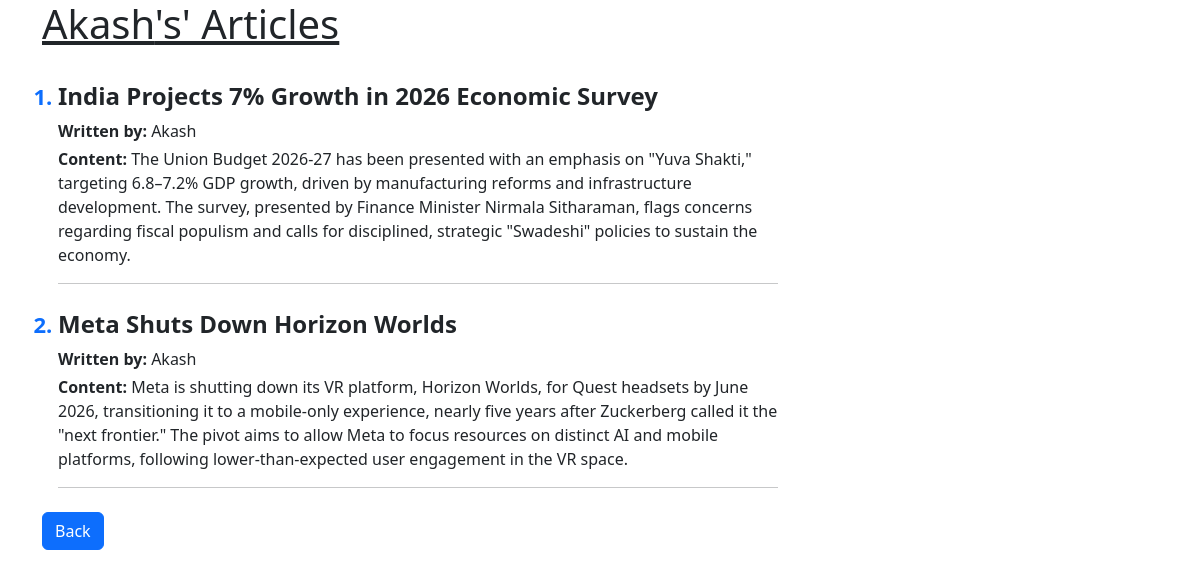
The app's page /article_by/Akash with its own data.
### main.py (models this page shows)
class Article(db.Model):
    __tablename__ = "articles"
    article_id = db.Column(db.Integer, autoincrement=True, primary_key=True)
    title = db.Column(db.String)
    content = db.Column(db.String)
    authors = db.relationship("Author", secondary="article_authors")

class Author(db.Model):
    __tablename__ = "authors"
    author_id = db.Column(db.Integer, autoincrement=True, primary_key=True)
    name = db.Column(db.String, unique=True)
    email = db.Column(db.String, unique=True)

### main.py (the view)
@app.route("/article_by/<user_name>")
def article_by(user_name):
    articles = Article.query.filter(Article.authors.any(name = user_name))
    return render_template("article_by.html", articles = articles, author = user_name)

### templates/article_by.html (shortened to what this page needs)
<!doctype html>
<html lang="en">
    <head>
        <link href="https://cdn.jsdelivr.net/npm/bootstrap@5.3.8/dist/css/bootstrap.min.css" rel="stylesheet">
    </head>
    <body>
        <div class="container">
            <div class="" >
                <h1 class="header-4" style="text-decoration: underline;"> {{author}}'s' Articles   </h1><br>
            </div>
            <div class="row">
                <div class="col-md-8">
                <ol class="ps-3">
                    {% for i in articles %}
                        <li class="mb-4">
                            <h4 class="fw-bold">{{ i.title }}</h4>
                            <p class="mb-1">
                                <strong>Written by:</strong>
                                {% for author in i.authors %}
                                    {{ author.name }}{% if not loop.last %}, {% endif %}
                                {% endfor %}
                            </p>
                            <p>
                                <strong>Content:</strong> {{ i.content }}
                            </p>
                            <hr>
                        </li>
                    {% endfor %}
                </ol>
                <a href="/" class="btn btn-primary">Back</a>
                </div>
            </div>
        </div>
    </body>
</html>

### templates/article_by.html (style rules this page uses)
ol li::marker { font-weight: bold; font-size: 22px; color: #0d6efd; }

### records on screen
Article: title "India Projects 7% Growth in 2026 Economic Survey", content "The Union Budget 2026-27 has been presented with an emphasis on \"Yuva Shakti,\" targeting 6.8–7.2% GDP growth, driven by manufacturing reforms and infrastructure development. The survey, presented by Finance Minister Nirmala Sitharaman, flags concerns regarding fiscal populism and calls for disciplined, strategic \"Swadeshi\" policies to sustain the economy."
Author: name "Akash"
Article: title "Meta Shuts Down Horizon Worlds", content "Meta is shutting down its VR platform, Horizon Worlds, for Quest headsets by June 2026, transitioning it to a mobile-only experience, nearly five years after Zuckerberg called it the \"next frontier.\" The pivot aims to allow Meta to focus resources on distinct AI and mobile platforms, following lower-than-expected user engagement in the VR space."
